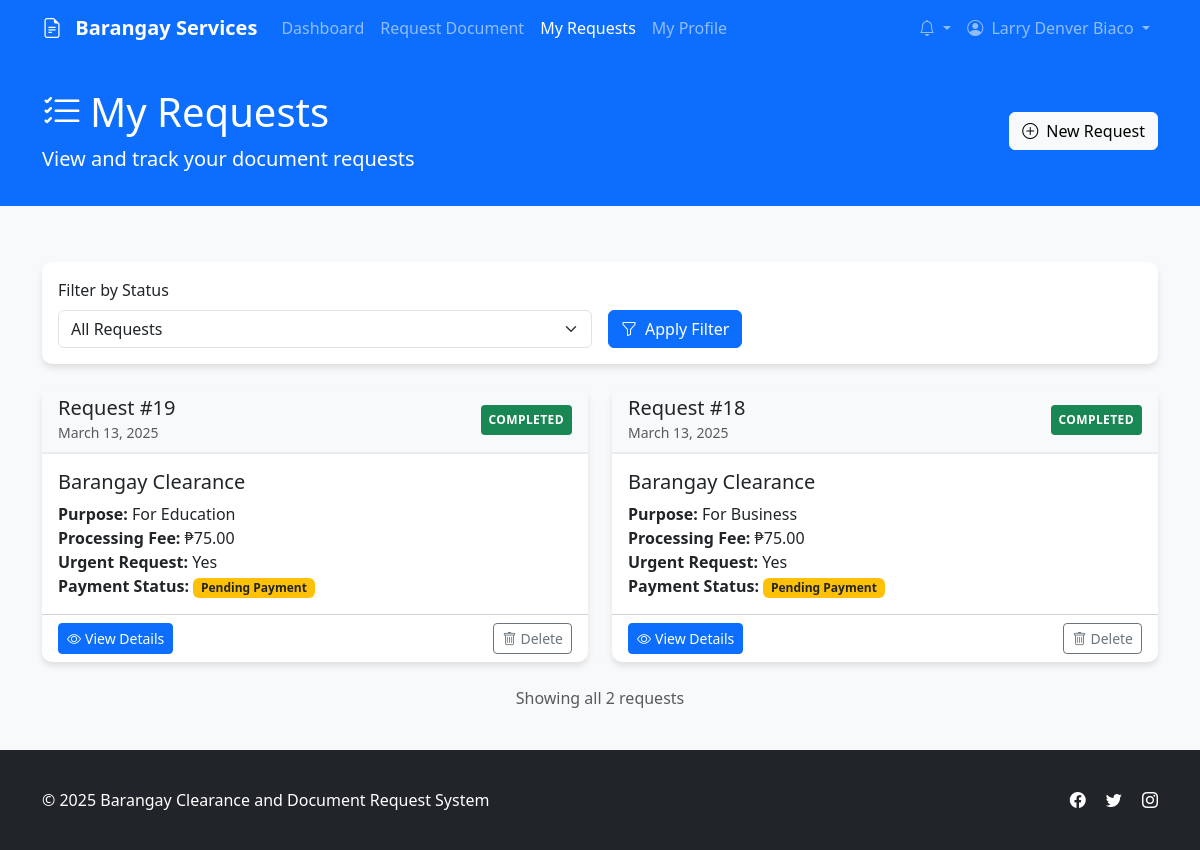
Page /User/view/my-requests.php (signed in) on the committed database.
### tables this page shows
CREATE TABLE `requests` (
  `request_id` int(11) NOT NULL,
  `user_id` int(11) NOT NULL,
  `document_type` varchar(50) NOT NULL,
  `purpose` text NOT NULL,
  `urgent_request` tinyint(1) NOT NULL DEFAULT 0,
  `processing_fee` decimal(10,2) NOT NULL DEFAULT 0.00,
  `status` enum('pending','processing','ready','completed','rejected','cancelled') NOT NULL DEFAULT 'pending',
  `admin_remarks` text DEFAULT NULL,
  `created_at` timestamp NOT NULL DEFAULT current_timestamp(),
  `updated_at` timestamp NOT NULL DEFAULT current_timestamp() ON UPDATE current_timestamp(),
  `completed_at` timestamp NULL DEFAULT NULL,
  `payment_status` tinyint(1) NOT NULL DEFAULT 0,
  `admin_notes` text DEFAULT NULL
);

### backend/connections/database.php (called while the page is built, shortened)
<?php
class Database {
    private $host = "localhost";
    private $username = "root";
    private $password = "";
    private $database = "barangay_request_system";
    private $conn;
    public function __construct() {
        try {
            $this->conn = new PDO(
                "mysql:host={$this->host};dbname={$this->database}",
                $this->username,
                $this->password
            );
            $this->conn->setAttribute(PDO::ATTR_ERRMODE, PDO::ERRMODE_EXCEPTION);
        } catch(PDOException $e) {
            die("Connection failed: " . $e->getMessage());
        }
    }
    public function fetchAll($query, $params = []) {
        $stmt = $this->conn->prepare($query);
        $stmt->execute($params);
        return $stmt->fetchAll(PDO::FETCH_ASSOC);
    }
    public function closeConnection() {
        $this->conn = null;
    }
}
?>

### User/view/my-requests.php (the view, shortened to what this page needs)
<?php
require_once dirname(__DIR__, 2) . "/backend/connections/config.php";
require_once dirname(__DIR__, 2) . "/backend/connections/database.php";
$userId = $_SESSION['user_id'];
$userName = isset($_SESSION['name']) ? $_SESSION['name'] : 'User';
$requests = [];
$documentTypes = [
    'barangay_clearance' => 'Barangay Clearance',
    'certificate_residency' => 'Certificate of Residency',
    'business_permit' => 'Business Permit',
    'good_moral' => 'Good Moral Certificate',
    'indigency_certificate' => 'Certificate of Indigency',
    'cedula' => 'Community Tax Certificate (Cedula)',
    'solo_parent' => 'Solo Parent Certificate',
    'first_time_jobseeker' => 'First Time Jobseeker Certificate'
];
$statusColors = [
    'pending' => 'bg-warning text-dark',
    'processing' => 'bg-info',
    'ready' => 'bg-success',
    'completed' => 'bg-success',
    'rejected' => 'bg-danger',
    'cancelled' => 'bg-secondary'
];
$statusFilter = isset($_GET['status']) && !empty($_GET['status']) ? $_GET['status'] : '';
$statusCondition = '';
try {
    $db = new Database();
    $requestsSql = "SELECT r.*,
                    DATE_FORMAT(r.created_at, '%M %d, %Y') as request_date,
                    DATE_FORMAT(r.updated_at, '%M %d, %Y %h:%i %p') as last_updated
                  FROM requests r
                  WHERE r.user_id = ? $statusCondition
                  ORDER BY r.created_at DESC";
    $requestsParams = [$userId];
    $requests = $db->fetchAll($requestsSql, $requestsParams);
    $totalRequests = count($requests);
} catch (Exception $e) {
    error_log("My Requests Error: " . $e->getMessage());
    $errorMsg = "An error occurred while retrieving your requests. Please try again later.";
}
?>
<!DOCTYPE html>
<html lang="en">
<head>
    <link href="https://cdnjs.cloudflare.com/ajax/libs/bootstrap/5.3.0/css/bootstrap.min.css" rel="stylesheet">
    <link rel="stylesheet" href="https://cdnjs.cloudflare.com/ajax/libs/bootstrap-icons/1.10.5/font/bootstrap-icons.min.css">
    <link rel="stylesheet" href="User/css/index.css">
</head>
<body>
    <div class="content-wrapper">
        <nav class="navbar navbar-expand-lg navbar-dark bg-primary sticky-top">
            <div class="container">
                <a class="navbar-brand" href="dashboard.php">
                    <i class="bi bi-file-earmark-text me-2"></i>
                    Barangay Services
                </a>
                <div class="collapse navbar-collapse" id="navbarNav">
                    <ul class="navbar-nav me-auto">
                        <li class="nav-item">
                            <a class="nav-link" href="dashboard.php">Dashboard</a>
                        </li>
                        <li class="nav-item">
                            <a class="nav-link" href="request-document.php">Request Document</a>
                        </li>
                        <li class="nav-item">
                            <a class="nav-link active" href="my-requests.php">My Requests</a>
                        </li>
                        <li class="nav-item">
                            <a class="nav-link" href="profile.php">My Profile</a>
                        </li>
                    </ul>
                    <ul class="navbar-nav">
                        <li class="nav-item dropdown">
                            <a class="nav-link dropdown-toggle position-relative" href="#" id="notificationsDropdown" role="button" data-bs-toggle="dropdown" aria-expanded="false">
                                <i class="bi bi-bell"></i>
                            </a>
                        </li>
                        <li class="nav-item dropdown">
                            <a class="nav-link dropdown-toggle" href="#" id="userDropdown" role="button" data-bs-toggle="dropdown" aria-expanded="false">
                                <i class="bi bi-person-circle me-1"></i> <?php echo htmlspecialchars($userName); ?>
                            </a>
                        </li>
                    </ul>
                </div>
            </div>
        </nav>
        <section class="page-title">
            <div class="container">
                <div class="row align-items-center">
                    <div class="col-md-6">
                        <h1><i class="bi bi-list-check me-2"></i>My Requests</h1>
                        <p class="lead mb-0">View and track your document requests</p>
                    </div>
                    <div class="col-md-6 text-md-end mt-3 mt-md-0">
                        <a href="request-document.php" class="btn btn-light">
                            <i class="bi bi-plus-circle me-2"></i>New Request
                        </a>
                    </div>
                </div>
            </div>
        </section>
        <div class="container py-4">
            <div class="card mb-4">
                <div class="card-body">
                    <form action="my-requests.php" method="get" class="row g-3 align-items-end">
                        <div class="col-md-6">
                            <label for="status" class="form-label">Filter by Status</label>
                            <select class="form-select" id="status" name="status">
                                <option value="">All Requests</option>
                            </select>
                        </div>
                        <div class="col-md-6">
                            <button type="submit" class="btn btn-primary">
                                <i class="bi bi-funnel me-2"></i>Apply Filter
                            </button>
                        </div>
                    </form>
                </div>
            </div>
            <?php if (empty($requests)): ?>
            <div class="card">
                <div class="card-body empty-state">
                    <i class="bi bi-folder empty-state-icon d-block"></i>
                    <h4>No requests found</h4>
                    <?php if (!empty($statusFilter)): ?>
                    <p class="text-muted">No requests with the selected status. Try a different filter or clear filters.</p>
                    <?php else: ?>
                    <p class="text-muted">You haven't made any document requests yet.</p>
                    <?php endif; ?>
                    <a href="request-document.php" class="btn btn-primary mt-3">
                        <i class="bi bi-plus-circle me-2"></i>Request a Document
                    </a>
                </div>
            </div>
            <?php else: ?>
            <div class="row row-cols-1 row-cols-md-2 g-4 mb-4">
                <?php foreach ($requests as $request): ?>
                <div class="col">
                    <div class="card h-100 request-card">
                        <div class="card-header d-flex justify-content-between align-items-center">
                            <div>
                                <h5 class="mb-0">Request #<?php echo $request['request_id']; ?></h5>
                                <small class="text-muted"><?php echo $request['request_date']; ?></small>
                            </div>
                            <span class="status-badge text-white <?php echo $statusColors[$request['status']] ?? 'bg-secondary'; ?>">
                                <?php echo ucfirst($request['status']); ?>
                            </span>
                        </div>
                        <div class="card-body">
                            <h5 class="card-title">
                                <?php echo $documentTypes[$request['document_type']] ?? $request['document_type']; ?>
                            </h5>
                            <p class="card-text">
                                <strong>Purpose:</strong> <?php echo htmlspecialchars($request['purpose']); ?><br>
                                <strong>Processing Fee:</strong> ₱<?php echo number_format($request['processing_fee'], 2); ?><br>
                                <strong>Urgent Request:</strong> <?php echo $request['urgent_request'] ? 'Yes' : 'No'; ?><br>
                                <strong>Payment Status:</strong>
                                <?php if (isset($request['payment_status']) && $request['payment_status'] == 1): ?>
                                <span class="badge bg-success">Paid</span>
                                <?php else: ?>
                                <span class="badge bg-warning text-dark">Pending Payment</span>
                                <?php endif; ?>
                            </p>
                        </div>
                        <div class="card-footer bg-transparent d-flex justify-content-between align-items-center">
                            <a href="view-request.php?id=<?php echo $request['request_id']; ?>" class="btn btn-primary btn-sm">
                                <i class="bi bi-eye me-1"></i>View Details
                            </a>
                            <div class="btn-group" role="group">
                                <form action="delete-request.php" method="post" onsubmit="return confirm('Are you sure you want to delete this request? This action cannot be undone.');">
                                    <button type="submit" class="btn btn-outline-secondary btn-sm">
                                        <i class="bi bi-trash me-1"></i>Delete
                                    </button>
                                </form>
                            </div>
                        </div>
                    </div>
                </div>
                <?php endforeach; ?>
            </div>
            <?php if ($totalRequests > 0): ?>
            <div class="mt-4 text-center">
                <p class="text-muted">
                    Showing all <?php echo $totalRequests; ?> request<?php echo $totalRequests != 1 ? 's' : ''; ?>
                </p>
            </div>
            <?php endif; ?>
            <?php endif; ?>
        </div>
    </div>
    <footer class="bg-dark text-white">
        <div class="container">
            <div class="row">
                <div class="col-md-6">
                    <p class="mb-0">&copy; 2025 Barangay Clearance and Document Request System</p>
                </div>
                <div class="col-md-6 text-md-end">
                    <a href="#" class="text-white me-3"><i class="bi bi-facebook"></i></a>
                    <a href="#" class="text-white me-3"><i class="bi bi-twitter"></i></a>
                    <a href="#" class="text-white"><i class="bi bi-instagram"></i></a>
                </div>
            </div>
        </div>
    </footer>
</body>
</html>

### User/css/index.css (style rules this page uses)
html, body { height: 100%; }
body { background-color: #f8f9fa; display: flex; flex-direction: column; min-height: 100vh; }
.content-wrapper { flex: 1 0 auto; }
.navbar-brand { font-weight: 600; }
.card { border: none; border-radius: 10px; box-shadow: 0 4px 6px rgba(0, 0, 0, 0.1); transition: transform 0.3s ease; }
footer { flex-shrink: 0; height: 100px; display: flex; align-items: center; }

### User/view/my-requests.php (style rules this page uses)
body { background-color: #f8f9fa; min-height: 100vh; display: flex; flex-direction: column; }
.content-wrapper { flex: 1 0 auto; }
.navbar-brand { font-weight: 600; }
.page-title { background-color: #0d6efd; color: white; padding: 2rem 0; margin-bottom: 2rem; }
.status-badge { font-size: 0.75rem; padding: 0.375rem 0.5rem; border-radius: 0.25rem; text-transform: uppercase; font-weight: 600; letter-spacing: 0.025rem; }
.request-card { transition: transform 0.2s, box-shadow 0.2s; }
.request-card .card-header { background-color: #f8f9fa; border-bottom: 2px solid #e9ecef; }
footer { height: 100px; display: flex; align-items: center; margin-top: auto; }

### rows in the picture
requests: request_id "19", request_date "March 13, 2025", status "COMPLETED", document_type "Barangay Clearance", purpose "For Education", processing_fee "75.00", urgent_request "Yes", payment_status "Pending Payment"
requests: request_id "18", request_date "March 13, 2025", status "COMPLETED", document_type "Barangay Clearance", purpose "For Business", processing_fee "75.00", urgent_request "Yes", payment_status "Pending Payment"

### other values in the picture
$userName "Larry Denver Biaco"
$totalRequests "2"
